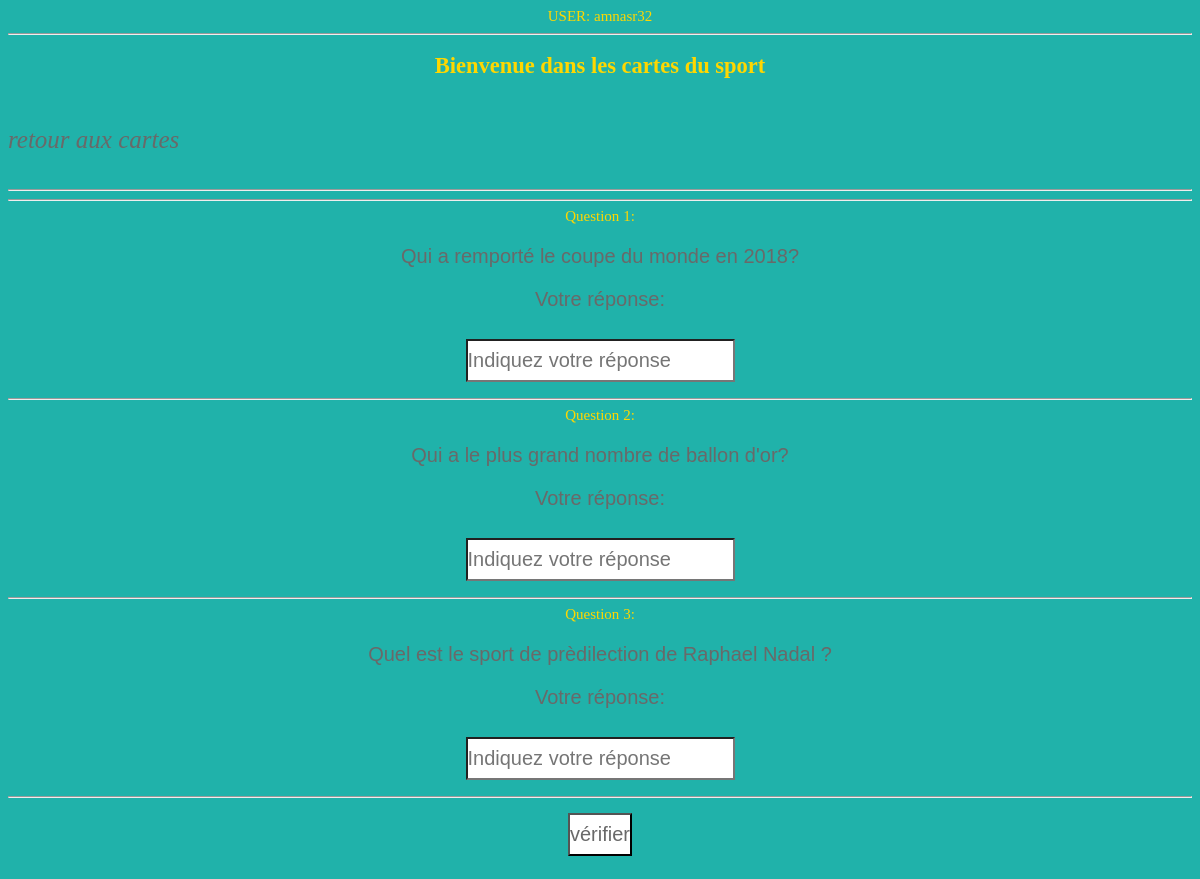
/cartes_sport.php (signed in), run on the app's committed database.
### tables this page shows
CREATE TABLE IF NOT EXISTS `cartes_sport` (
  `id` int(11) NOT NULL AUTO_INCREMENT,
  `question` varchar(100) NOT NULL,
  `reponse` varchar(100) NOT NULL,
  PRIMARY KEY (`id`)
);

### cartes_sport.php (the view, shortened to what this page needs)
<?php
if(isset($_SESSION['username'])){
echo"USER:"."   ".$_SESSION['username'];
?>
<DOCTYPE!html>
<html lang="fr">
<head>
  <link rel="stylesheet" href=" jeu.css ">
</head>
<body>
<hr/>
<h2> Bienvenue dans les cartes du sport<br></h2>
 <a href="membre.php" > <i> <div style="text-align:left">retour aux cartes </div></i></a>
 <hr/>
<?php
			$connect=mysqli_connect('localhost','root','','amira_base');
			$roq="SELECT * FROM cartes_sport" ;
			$reg=mysqli_query($connect,$roq);
			$a=0;
			while($ligne=mysqli_fetch_assoc($reg)){
					$a++;
					echo"<hr>";
					echo"Question ".$a.":";
					echo "<br/>";
					?>
					<p><?php echo $ligne['question'];
					echo "<br/>";
?></p>
	<form method="POST" action="cartes_sport.php">
	<p>Votre réponse:</p>
	<input type ="text" name="reponse_carte_sport[]" placeholder="Indiquez votre réponse" >
<?php
}
echo"<hr>";}
			?>
		 <input type="submit" size="20"  value="vérifier" name="submit_check5">
			</form>
</body>
</html>

### jeu.css (style rules this page uses)
body { background-color:#20B2AA ; color: gold; text-align:center; font-family: italic; font-size: 15px; }
p { color:#696969; font-family: italic; }
a { padding: 50px; margin: 80px; font-weight:500; text-decoration:none; font-size: 50px; text-align: center; color:#696969; }
form input { background: white ; overflow: hidden; font-size: 20px; padding: 8px 0; margin: 8px 0 ; font-family: sans-serif; border-bottom: 20 px solid; color: #696969; }

### cartes_sport.php (style rules this page uses)
a { text-align: center; font-family: italic; font-size: 25px; color:#696969; }
p { color:#696969; font-size: 20px; font-family: italic; font-family: sans-serif; }
h2 { color:gold; }

### data on the page
cartes_sport: question "Qui a remporté le coupe du monde en 2018?"
cartes_sport: question "Qui a le plus grand nombre de ballon d'or?"
cartes_sport: question "Quel est le sport de prèdilection de Raphael Nadal ?"

### other printed values
$_SESSION['username'] "amnasr32"
